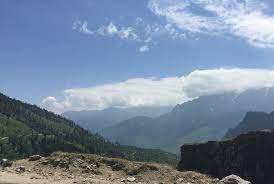
#> input picture Histogram/OG image.jfif, 274 x 184 px, given in place of the camera
$ python canny_video.py
#> lines starting #> are read from the running program, lines starting #| are printed output that depends on the picture; after the words box and inside, x2 and y2 are one past the last pixel; in counts of white or black regions, pixels touching at a corner belong together
import cv2
import numpy as np

cap = cv2.VideoCapture(0)
while(1):
    ret,frame = cap.read()
#> frame is the input picture: shape (184, 274, 3); mean B, G, R 156.8, 134.2, 117.5

    hsv = cv2.cvtColor(frame,cv2.COLOR_BGR2HSV)
#> hsv: shape (184, 274, 3); mean H, S, V 95.9, 70.9, 159.8

    # lower_blue = np.array([110,50,50])
    # upper_blue = np.array([130,255,255])
    lower_val = np.array([102,123,3])
    upper_val = np.array([142,255,245])

    mask = cv2.inRange(hsv,lower_val,upper_val)
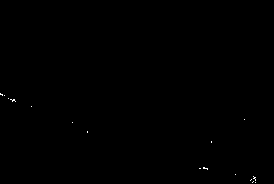
#> mask: shape (184, 274); 0.09% white in thin lines or dots, all inside (x1, y1, x2, y2) = (0, 93, 256, 183)

    res = cv2.bitwise_and(frame,frame,mask=mask)
    canny = cv2.Canny(frame,100,200)
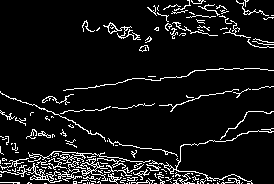
#> canny: shape (184, 274); 8.3% white in thin lines or dots
    cv2.imshow("Canny",canny)

    if cv2.waitKey(2)==27:
#> (key Esc is pressed here)
        break

cv2.destroyAllWindows()
